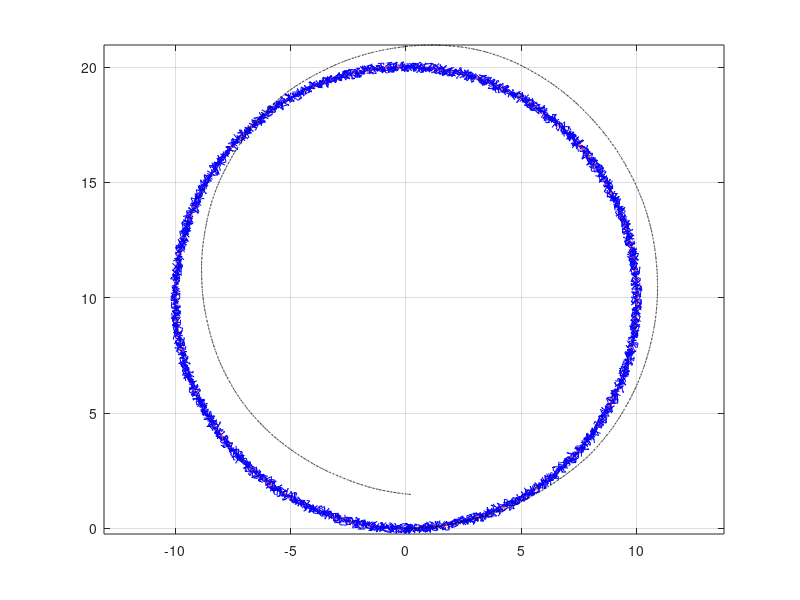

The MATLAB source for this figure:
clear; clc; close all;

T = csvread('EKF.csv');

time = T(:,1);
x_true = T(:,2:5);
x_dr = T(:,6:9);
x_Est = T(:,10:13);
z = T(:,14:15);


%% plot

figure(100);
plot(x_true(:,1), x_true(:,2), '-r', 'LineWidth', 2)
axis equal
hold on
plot(x_Est(:,1), x_Est(:,2), '--b')
hold on
plot(x_dr(:,1), x_dr(:,2), '-.k')
grid on;